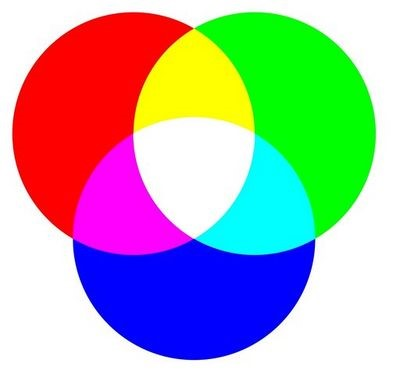
#> input picture 3a_RGB_en_OpenCV/foto_rgb.jpg, 394 x 374 px
$ python prueba2_fallida.py
#> lines starting #> are read from the running program, lines starting #| are printed output that depends on the picture
import cv2
import numpy as np


def main():

        # RGB -> BGR

        bgr = cv2.imread('foto_rgb.jpg')
#> bgr is the input picture: shape (374, 394, 3); mean B, G, R 170, 170.6, 170.1

        print(bgr.shape)
#| (374, 394, 3)

        c1 = bgr[:,:,0]
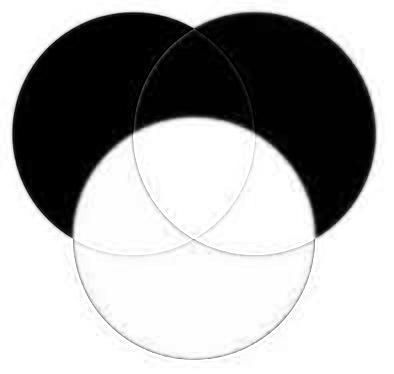
#> c1: shape (374, 394); min 0, max 255, mean 170
        c2 = bgr[:,:,1]
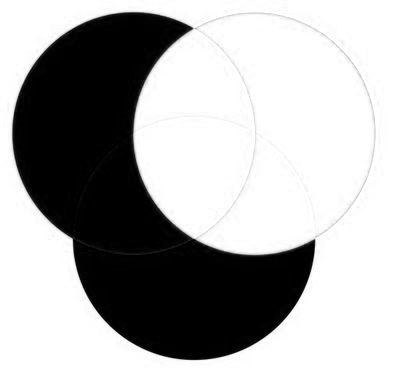
#> c2: shape (374, 394); min 0, max 255, mean 170.6
        c3 = bgr[:,:,2]
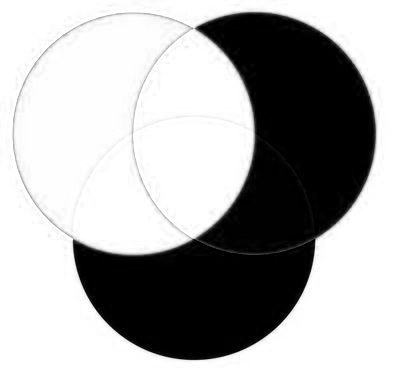
#> c3: shape (374, 394); min 0, max 255, mean 170.1

        foto = np.asarray([c1,c2,c3], dtype=np.int8)
        #foto = np.array([c1,c2,c3]).reshape(374, 394, 3)

        print(foto.shape)
#| (3, 374, 394)

        '''
        foto = np.concatenate(c1, axis=0, dtype=np.uint8)
        foto = np.concatenate(c2, axis=0, dtype=np.uint8)
        foto = np.concatenate(c3, axis=0, dtype=np.uint8)
        '''
        #cv2.imshow('RGB', np.hstack([c1,c2,c3]))

        cv2.imshow('FOTO ', foto)

        print(type(bgr))
#| <class 'numpy.ndarray'>
        print(type(foto))
#| <class 'numpy.ndarray'>

        '''
        bgr[:,:,:] = [255,255,255] # blanco
        bgr[:,:,:] = [0,0,0] # negro
        bgr[:,:,:] = [255,0,0]
        '''

        #print(bgr)

        '''
        cv2.imshow('RGB', bgr)
        cv2.imshow('c1', c1)
        cv2.imshow('c2', c2)
        cv2.imshow('c3', c3)
        '''

        cv2.waitKey(0)

        cv2.destroyAllWindows()

if __name__ == '__main__':
        main()
